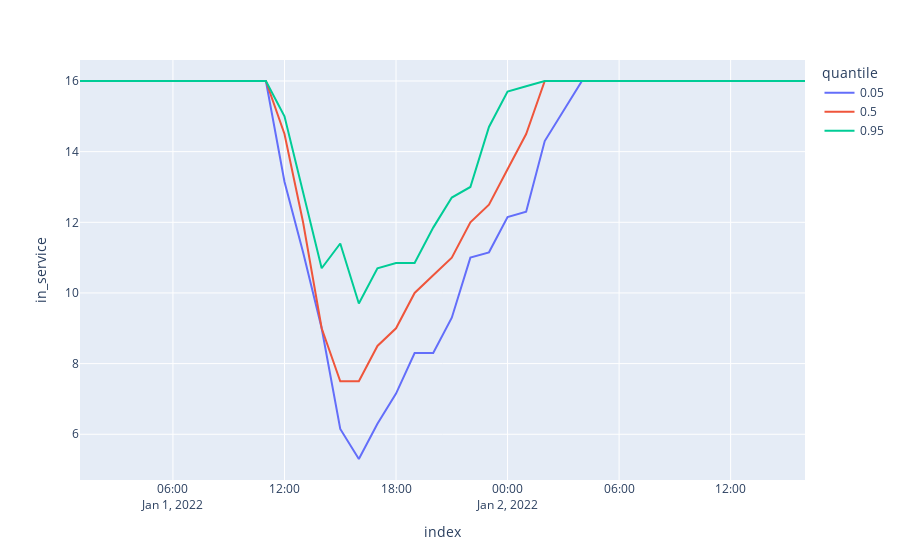

Notebook code for this chart:
### Code cell
px.line(df_line_quantiles, x=df_line_quantiles.index, y = 'in_service', color = 'quantile')
